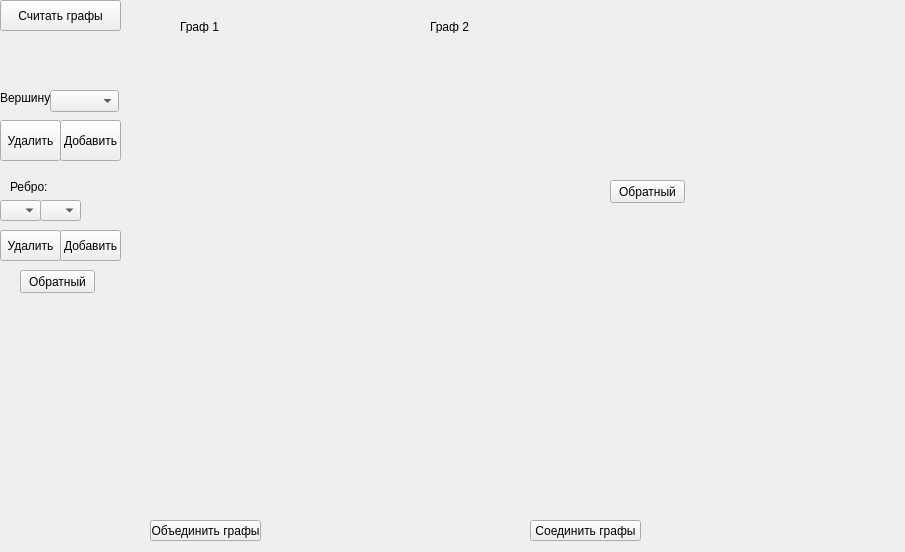
<?xml version="1.0" encoding="UTF-8"?>
<ui version="4.0">
 <class>Widget</class>
 <widget class="QWidget" name="Widget">
  <property name="geometry">
   <rect>
    <x>0</x>
    <y>0</y>
    <width>905</width>
    <height>552</height>
   </rect>
  </property>
  <property name="windowTitle">
   <string>Widget</string>
  </property>
  <widget class="QPushButton" name="pushButton">
   <property name="geometry">
    <rect>
     <x>0</x>
     <y>0</y>
     <width>121</width>
     <height>31</height>
    </rect>
   </property>
   <property name="text">
    <string>Считать графы</string>
   </property>
  </widget>
  <widget class="QPushButton" name="obr_2">
   <property name="geometry">
    <rect>
     <x>610</x>
     <y>180</y>
     <width>75</width>
     <height>23</height>
    </rect>
   </property>
   <property name="text">
    <string>Обратный</string>
   </property>
  </widget>
  <widget class="QPushButton" name="obr_1">
   <property name="geometry">
    <rect>
     <x>20</x>
     <y>270</y>
     <width>75</width>
     <height>23</height>
    </rect>
   </property>
   <property name="text">
    <string>Обратный</string>
   </property>
  </widget>
  <widget class="QLabel" name="label">
   <property name="geometry">
    <rect>
     <x>0</x>
     <y>90</y>
     <width>51</width>
     <height>16</height>
    </rect>
   </property>
   <property name="text">
    <string>Вершину:</string>
   </property>
  </widget>
  <widget class="QPushButton" name="del_1">
   <property name="geometry">
    <rect>
     <x>0</x>
     <y>120</y>
     <width>61</width>
     <height>41</height>
    </rect>
   </property>
   <property name="text">
    <string>Удалить</string>
   </property>
  </widget>
  <widget class="QComboBox" name="comboBox">
   <property name="geometry">
    <rect>
     <x>50</x>
     <y>90</y>
     <width>69</width>
     <height>22</height>
    </rect>
   </property>
  </widget>
  <widget class="QLabel" name="label_2">
   <property name="geometry">
    <rect>
     <x>10</x>
     <y>180</y>
     <width>47</width>
     <height>13</height>
    </rect>
   </property>
   <property name="text">
    <string>Ребро:</string>
   </property>
  </widget>
  <widget class="QComboBox" name="comboBox_2">
   <property name="geometry">
    <rect>
     <x>0</x>
     <y>200</y>
     <width>41</width>
     <height>21</height>
    </rect>
   </property>
  </widget>
  <widget class="QComboBox" name="comboBox_3">
   <property name="geometry">
    <rect>
     <x>40</x>
     <y>200</y>
     <width>41</width>
     <height>21</height>
    </rect>
   </property>
  </widget>
  <widget class="QPushButton" name="pushButton_2">
   <property name="geometry">
    <rect>
     <x>0</x>
     <y>230</y>
     <width>61</width>
     <height>31</height>
    </rect>
   </property>
   <property name="text">
    <string>Удалить</string>
   </property>
  </widget>
  <widget class="QPushButton" name="pushButton_3">
   <property name="geometry">
    <rect>
     <x>60</x>
     <y>230</y>
     <width>61</width>
     <height>31</height>
    </rect>
   </property>
   <property name="text">
    <string>Добавить</string>
   </property>
  </widget>
  <widget class="QPushButton" name="pushButton_4">
   <property name="geometry">
    <rect>
     <x>60</x>
     <y>120</y>
     <width>61</width>
     <height>41</height>
    </rect>
   </property>
   <property name="text">
    <string>Добавить</string>
   </property>
  </widget>
  <widget class="QPushButton" name="pushButton_5">
   <property name="geometry">
    <rect>
     <x>150</x>
     <y>520</y>
     <width>111</width>
     <height>21</height>
    </rect>
   </property>
   <property name="text">
    <string>Объединить графы</string>
   </property>
  </widget>
  <widget class="QLabel" name="label_3">
   <property name="geometry">
    <rect>
     <x>180</x>
     <y>20</y>
     <width>47</width>
     <height>13</height>
    </rect>
   </property>
   <property name="text">
    <string>Граф 1</string>
   </property>
  </widget>
  <widget class="QLabel" name="label_4">
   <property name="geometry">
    <rect>
     <x>430</x>
     <y>20</y>
     <width>47</width>
     <height>13</height>
    </rect>
   </property>
   <property name="text">
    <string>Граф 2</string>
   </property>
  </widget>
  <widget class="QPushButton" name="pushButton_6">
   <property name="geometry">
    <rect>
     <x>530</x>
     <y>520</y>
     <width>111</width>
     <height>21</height>
    </rect>
   </property>
   <property name="text">
    <string>Соединить графы</string>
   </property>
  </widget>
 </widget>
 <layoutdefault spacing="6" margin="11"/>
 <resources/>
 <connections/>
</ui>
